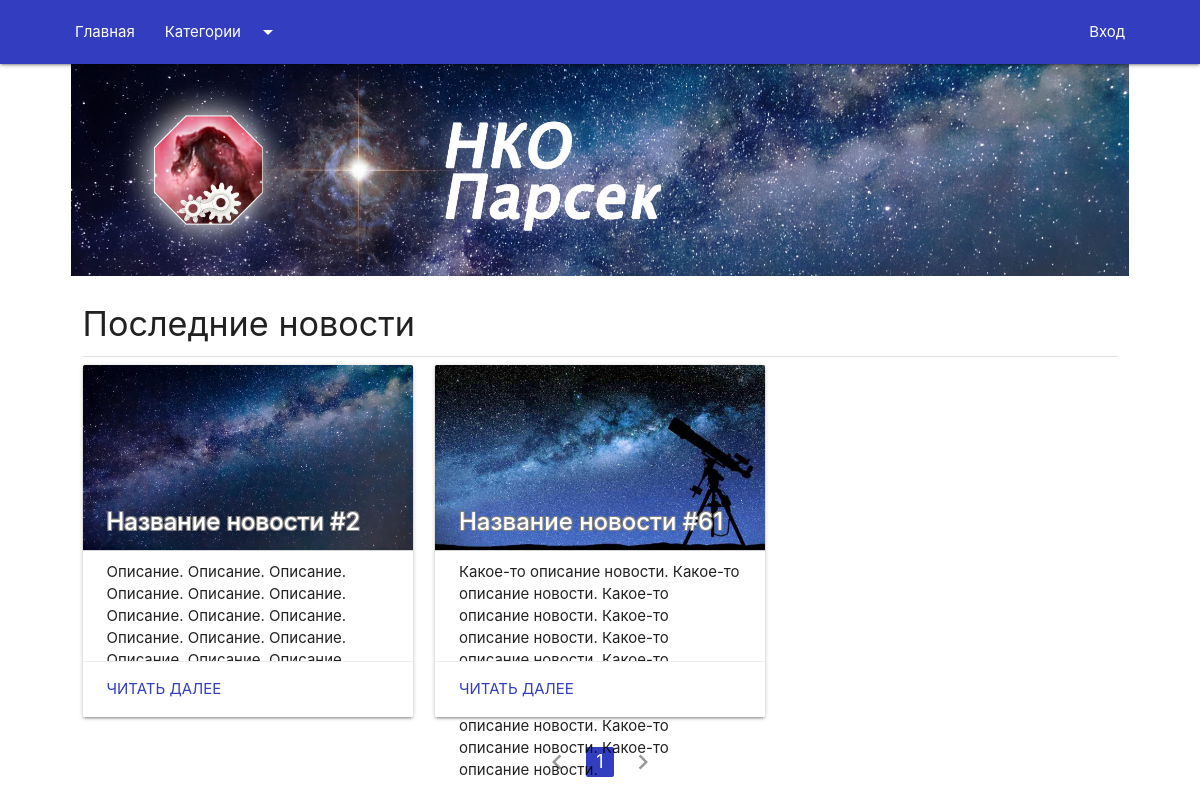
The app's page /, older data.
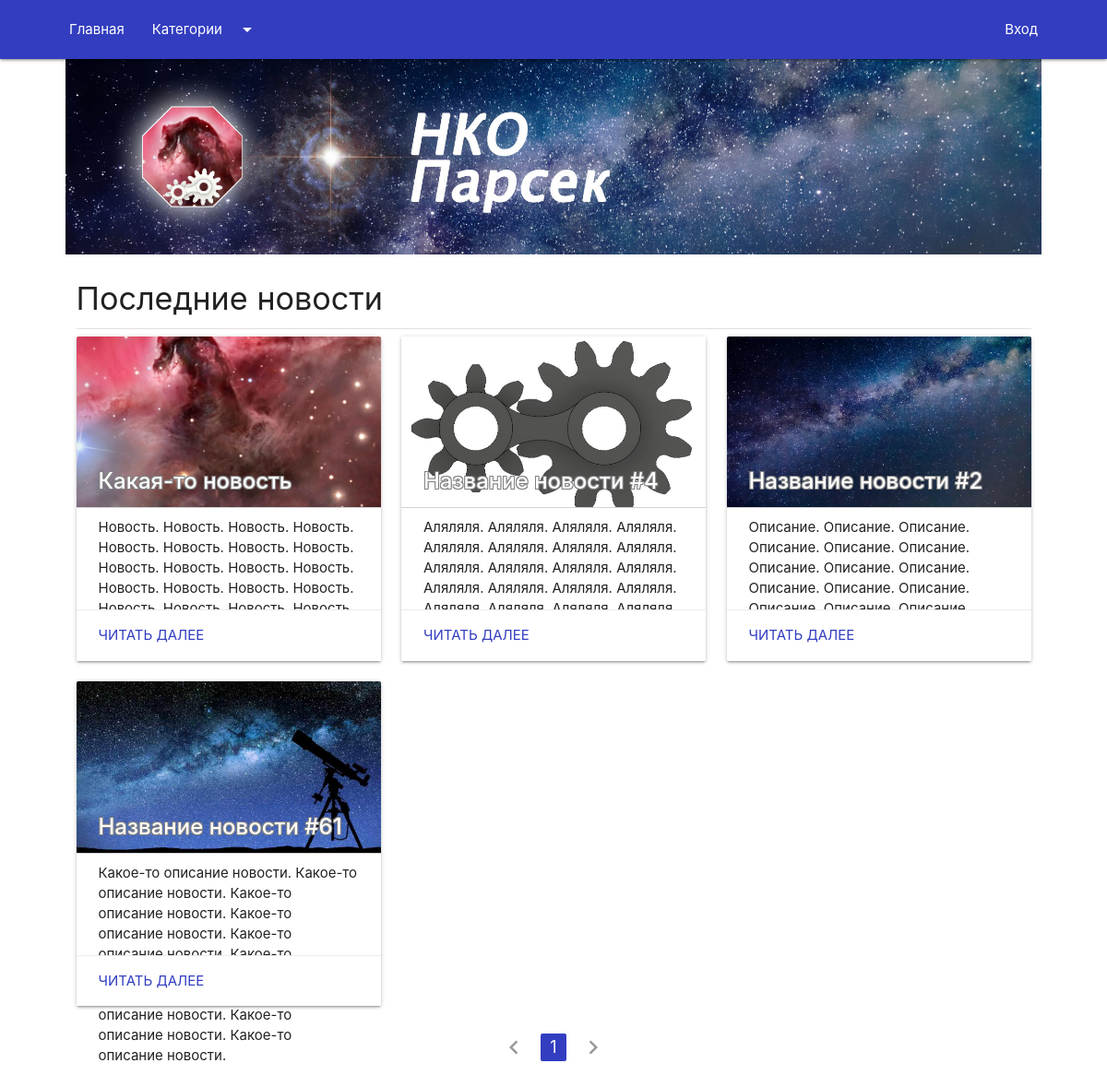
The same page, newer data.
### News/models.py (models this page shows, shortened)
class News(models.Model):
    visible = models.BooleanField(default=False, verbose_name='Показывать новость')
    title = models.CharField(max_length=1024, verbose_name='Название')
    short_desc = models.TextField(verbose_name='Краткое описание')
    tags = models.TextField(default='', blank=True, verbose_name='Тэги (через запятую)')
    category = models.ManyToManyField('Category', verbose_name='Категории')
    image = ProcessedImageField(upload_to='images/news-posters/',
                                 format='JPEG',
                                 processors=[ResizeToFill(1280, 720)],
                                 options={'quality': 75},
                                verbose_name='Постер',
                                help_text='Соотношение сторон будет преобразовано в 2:1')
    body = RichTextUploadingField(default='', verbose_name='Содержание')
    date = models.DateTimeField(default=timezone.now, verbose_name='Дата')
    date_edit = models.DateTimeField(auto_now=True, verbose_name='Дата изменения')
    class Meta:
        verbose_name = 'Новости'
        verbose_name_plural = 'Новости'
        ordering = ['-date']

### Main/views.py (the view, shortened to what this page needs)
# urls.py: path('', index),
def index(request):
    NEWS_BY_PAGE = 12
    current_page = 1
    news_list = News.objects.filter(visible=True)
    news_list, pages = pagination(current_page, news_list, NEWS_BY_PAGE)
    categories = get_category_list()
    return render(request, 'Main/Index.html', {'categories': categories,
                                               'news_list': news_list,
                                               'pages': pages})

### Main/templatetags/main_extras.py (called while the page is built)
@register.filter
def last_index(value):
    return value[-1]

### Main/utils.py (called while the page is built)
def pagination(current_page, objects, obj_in_page):
    MAX_PAGINATION = 4
    max_pages = math.ceil(objects.count() / obj_in_page)
    min_page = current_page - MAX_PAGINATION if current_page - MAX_PAGINATION > 0 else 1
    max_page = current_page + MAX_PAGINATION + 1 if current_page + MAX_PAGINATION + 1 <= max_pages else max_pages + 1
    right = current_page*obj_in_page
    if right > objects.count():
        objects = objects[(current_page-1)*obj_in_page:]
    else:
        objects = objects[(current_page-1)*obj_in_page:right]
    return objects, {'page': current_page, 'range': range(min_page, max_page), 'max_pages': max_pages}

### News/utils.py (called while the page is built)
def get_category_list():
    return Category.objects.all()

### templates/Main/Index.html (shortened to what this page needs)
{% extends 'base.html' %}
{% load static %}
{% load main_extras %}
{% load thumbnail %}
{% block content %}
    <div class="container">
        <div class="row">
            <div class="col s12 hide-on-small-only">
                <img src="{% static 'img/title1-5v2.jpg' %}" class="responsive-img">
            </div>
            <div class="col s12 index-news-list">
                <div class="col s12">
                    <h4 class="news-title">Последние новости</h4>
                    <div class="divider"></div>
                </div>
                {% for news in news_list %}
                    <div class="col s12 m6 l4 news-block">
                        <div class="card">
                            <div class="card-image">
                                {% thumbnail news.image "400x200" crop="center" as im %}
                                    <a href="/news/?id={{ news.id }}"><img src="{{ im.url }}"></a>
                                {% endthumbnail %}
                                <a href="/news/?id={{ news.id }}"><span class="card-title">{{ news.title }}</span></a>
                            </div>
                            <div class="card-content">
                                <p>{{ news.short_desc }}</p>
                            </div>
                            <div class="card-action">
                                <a href="/news/?id={{ news.id }}">Читать далее</a>
                            </div>
                        </div>
                    </div>
                {% endfor %}
            </div>
            <div class="col s12 no-padding">
                <ul class="pagination center">
                    {% if pages.page == pages.range.0 %}
                        <li class="disabled"><a href=""><i class="material-icons">chevron_left</i></a></li>
                    {% else %}
                        <li class="waves-effect"><a href="/?page={{ pages.page|add:"-1" }}"><i class="material-icons">chevron_left</i></a></li>
                    {% endif %}
                    {% for i in pages.range %}
                        {% if i == pages.page %}
                            <li class="active"><a href="#!">{{ i }}</a></li>
                        {% else %}
                            <li class="waves-effect"><a href="/?page={{ i }}">{{ i }}</a></li>
                        {% endif %}
                    {% endfor %}
                    {% if pages.page == pages.range|last_index %}
                        <li class="disabled"><a href="#!"><i class="material-icons">chevron_right</i></a></li>
                    {% else %}
                        <li class="waves-effect"><a href="/?page={{ pages.page|add:"1" }}"><i class="material-icons">chevron_right</i></a></li>
                    {% endif %}
                </ul>
            </div>
        </div>
    </div>
{% endblock content %}

### templates/base.html (shortened to what this page needs)
{% load static %}
<!DOCTYPE html>
<html lang="ru">
<head>
    <link rel="stylesheet" href="{% static 'css/materialize.min.css' %}">
    <link href="{% static 'css/style.css' %}?version=1" rel="stylesheet">
</head>
<body>
    <header>
        {% include 'navbar.html' %}
    </header>
    <main>
        {% block content %}
        {% endblock content %}
    </main>
</body>
</html>

### templates/navbar.html (shortened to what this page needs)
{% load static %}
<div class="navbar-fixed">
    <nav>
        <div class="nav-wrapper main-bg-color">
            <div class="container">
                <ul class="left">
                    <li><a href="/">Главная</a></li>
                    <li><a class="dropdown-trigger" data-target="category-dropdown" href="#!">Категории<i class="material-icons right">arrow_drop_down</i></a></li>
                </ul>
                <ul class="right hide-on-med-and-down">
                    {% if user.is_superuser %}
                        <li><a href="/admin/News/news/add/">Добавить новость</a></li>
                        <li><a href="/admin/">Админка</a></li>
                    {% else %}
                        <li><a href="/admin/">Вход</a></li>
                    {% endif %}
                </ul>
            </div>
        </div>
    </nav>
</div>

### static/css/style.css (style rules this page uses)
.news-block .card .card-image { border-bottom:1px solid lightgrey }
.news-block .card .card-title { font-weight:500;text-shadow:grey 1px 1px 0, grey -1px -1px 0, grey -1px 1px 0, grey 1px -1px 0;padding-bottom:10px }
.news-block .card .card-content { padding-top:10px;display:-webkit-box;-webkit-box-orient:vertical;-webkit-line-clamp:4;height:110px;line-height:22px }
.news-block .card .card-content p { margin-top:0;overflow:hidden }
.news-block .card .card-action a { color:#323dc0 !important }
.pagination li.active { background-color:#323dc0 }
.main-bg-color { background:#323dc0 !important }
.container { width:90% }
.no-padding { padding:0 !important }

Row changes from the older to the newer data that the page shows:
added News: shows a picture, title "Какая-то новость", short_desc "Новость. Новость. Новость. Новость. Новость. Новость. Новость. Новость. Новость. Новость. Новость. Новость. Новость. Новость. Новость. Новость. Новость. Новость. Новость.…"
added News: shows a picture, title "Название новости #4", short_desc "Аляляля. Аляляля. Аляляля. Аляляля. Аляляля. Аляляля. Аляляля. Аляляля. Аляляля. Аляляля. Аляляля. Аляляля. Аляляля. Аляляля. Аляляля. Аляляля. Аляляля. Аляляля. Аляляля.…"
